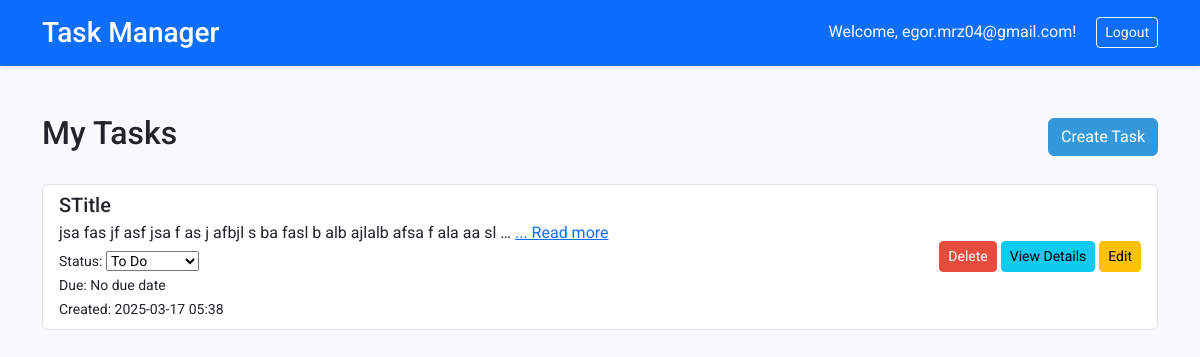
Before: /tasks/ (signed in) with the older database file.
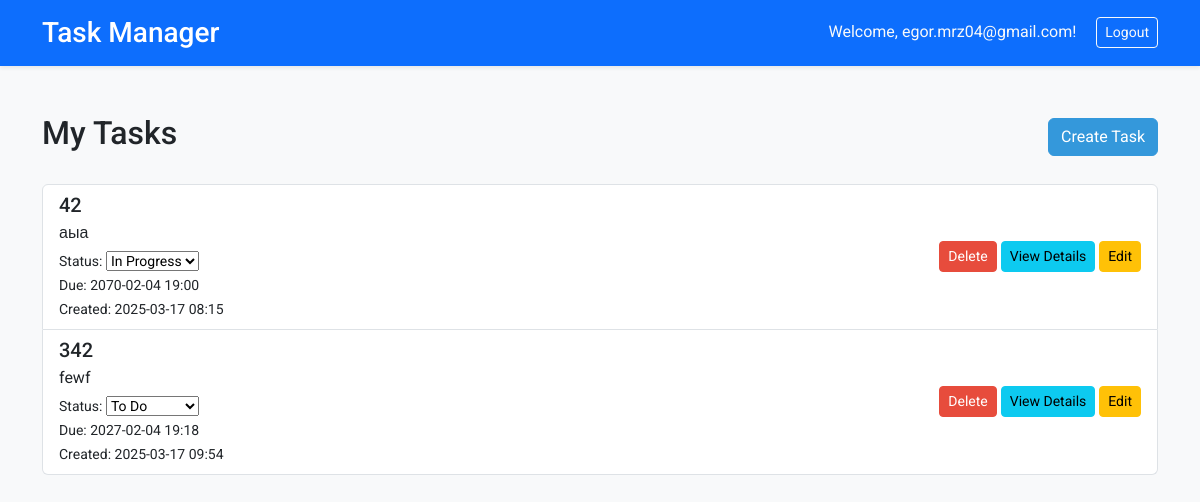
After: the same page with the newer database file.
### app/models.py (models this page shows, shortened)
class Task(models.Model):
    title = models.CharField(max_length=200)
    description = models.TextField(blank=True)
    status = models.CharField(
        max_length=20,
        choices=[
            ('TODO', 'To Do'),
            ('IN_PROGRESS', 'In Progress'),
            ('DONE', 'Done')
        ],
        default='TODO'
    )
    due_date = models.DateTimeField(null=True, blank=True)
    created_at = models.DateTimeField(auto_now_add=True)
    created_by = models.ForeignKey(User, on_delete=models.CASCADE, related_name='tasks')
    slug = models.SlugField(max_length=200, unique=True, blank=True)

### app/views.py (the view)
# urls.py: path('tasks/', views.TaskListView.as_view(), name='tasks'),
class TaskListView(LoginRequiredMixin, ListView):
    model = Task
    template_name = 'tasks.html'
    context_object_name = 'tasks'
    def get_queryset(self):
        return self.request.user.tasks.all()
    def get_context_data(self, **kwargs):
        context = super().get_context_data(**kwargs)
        context['user'] = self.request.user
        return context

### app/templates/tasks.html (shortened to what this page needs)
{% extends 'base.html' %}
{% block content %}
    <div class="row">
        <div class="col-12">
            <div class="d-flex justify-content-between align-items-center mb-4">
                <h2>My Tasks</h2>
                <a href="{% url 'app:create_task' %}" class="btn btn-primary">Create Task</a>
            </div>
            {% if tasks %}
                <ul class="list-group">
                    {% for task in tasks %}
                        <li class="list-group-item d-flex justify-content-between align-items-center">
                            <div>
                                <h5 class="mb-1">{{ task.title }}</h5>
                                <p class="mb-1">
                                    {{ task.description|truncatewords:20|default:"No description" }}
                                    {% if task.description|wordcount > 20 %}
                                        <a href="{% url 'app:task_detail' task_slug=task.slug %}" class="text-primary">... Read more</a>
                                    {% endif %}
                                </p>
                                <small>Status:
                                    <select class="task-status" data-task-slug="{{ task.slug }}">
                                        <option value="TODO" {% if task.status == 'TODO' %}selected{% endif %}>To Do</option>
                                        <option value="IN_PROGRESS" {% if task.status == 'IN_PROGRESS' %}selected{% endif %}>In Progress</option>
                                    </select>
                                </small><br>
                                <small>Due: {% if task.due_date %}{{ task.due_date|date:"Y-m-d H:i" }}{% else %}No due date{% endif %}</small><br>
                                <small>Created: {% if task.created_at %}{{ task.created_at|date:"Y-m-d H:i" }}{% else %}Unknown{% endif %}</small>
                            </div>
                            <div>
                                <form method="post" action="{% url 'app:delete_task' task_slug=task.slug %}" style="display:inline;">
                                    <button type="submit" class="btn btn-sm btn-danger">Delete</button>
                                </form>
                                <a href="{% url 'app:task_detail' task_slug=task.slug %}" class="btn btn-info btn-sm">View Details</a>
                                <a href="{% url 'app:task_update' task_slug=task.slug %}" class="btn btn-warning btn-sm">Edit</a>
                            </div>
                        </li>
                    {% endfor %}
                </ul>
            {% else %}
                <p class="text-center">No tasks yet. <a href="{% url 'app:create_task' %}">Create one</a>.</p>
            {% endif %}
        </div>
    </div>
{% endblock %}

### app/templates/base.html (shortened to what this page needs)
{% load static %}
<!DOCTYPE html>
<html lang="en">
<head>
    <link href="https://cdn.jsdelivr.net/npm/bootstrap@5.3.3/dist/css/bootstrap.min.css" rel="stylesheet">
    <link rel="stylesheet" href="{% static 'css/styles.css' %}">
</head>
<body>
    <header class="bg-primary text-white py-3 shadow-sm">
        <div class="container d-flex justify-content-between align-items-center">
            <h1 class="h3 mb-0">Task Manager</h1>
            <nav>
                {% if user.is_authenticated %}
                    <span class="text-light me-3">Welcome, {{ user.email }}!</span>
                    <form method="post" action="{% url 'app:logout' %}" class="d-inline">
                        <button type="submit" class="btn btn-outline-light btn-sm">Logout</button>
                    </form>
                {% else %}
                    <a href="{% url 'app:login' %}" class="btn btn-outline-light btn-sm me-2">Login</a>
                    <a href="{% url 'app:register' %}" class="btn btn-light btn-sm">Register</a>
                {% endif %}
            </nav>
        </div>
    </header>
    <main class="container my-5">
        {% block content %}
        {% endblock %}
    </main>
</body>
</html>

### app/static/css/styles.css (style rules this page uses)
body { font-family: 'Roboto', sans-serif; background-color: #f8f9fa; }
header { background-color: #3498db; }
.btn-primary { background-color: #3498db; border-color: #3498db; }
.btn-danger { background-color: #e74c3c; border-color: #e74c3c; }

Changed rows visible on the page:
removed Task: title "STitle", description "jsa fas jf asf jsa f as j afbjl s ba fasl b alb ajlalb afsa f ala aa sl …", shows "... Read more", status+slug "To Do", shows "No due date", created_at "2025-03-17 05:38"
added Task: title "42", description "аыа", status+slug "In Progress", due_date "2070-02-04 19:00", created_at "2025-03-17 08:15"
added Task: title "342", description "fewf", status+slug "To Do", due_date "2027-02-04 19:18", created_at "2025-03-17 09:54"
